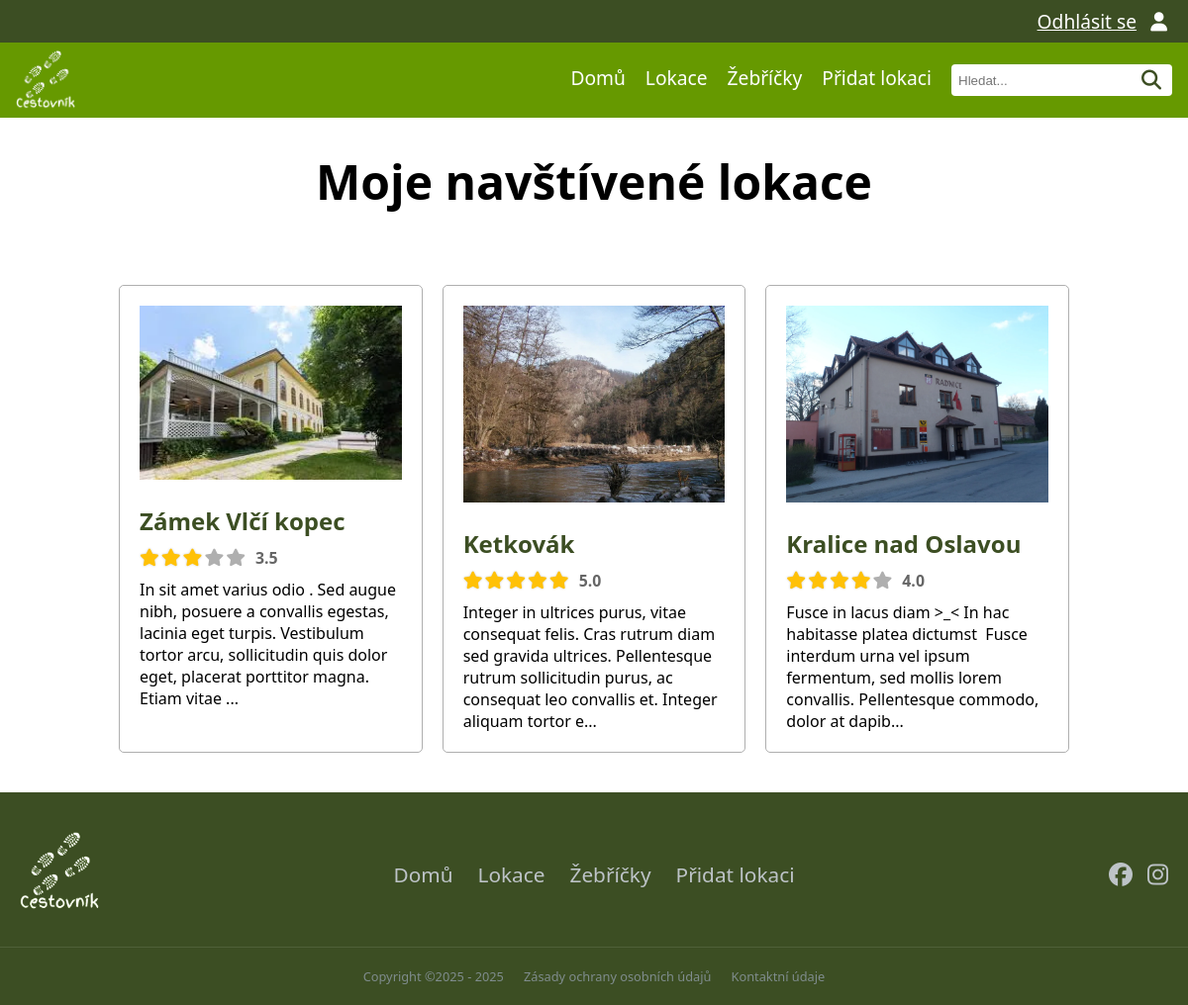
Page /my_profile_visited_locations (signed in) on the committed database.
### tables this page shows
CREATE TABLE "location"
(
    id                  INTEGER
        primary key autoincrement,
    name                VARCHAR                   not null,
    description         VARCHAR,
    date_location_added TEXT default current_date not null,
    id_user             INTEGER                   not null
        constraint location_user_id_fk
            references user
            on delete cascade,
    id_status           INTEGER                   not null
        constraint location_location_status_id_fk
            references location_status
);

### pages/my_profile.py (the view)
@router.get("/my_profile_visited_locations", response_class=HTMLResponse)
async def my_profile_visited_locations(request: Request, svc_location: LocationService = Depends(locations_service)):
    if not request.session.get("user"):
        return RedirectResponse(url="/login", status_code=303)
    user_id = request.session.get('user')['id']
    locations = svc_location.list_my_visited_locations(user_id)
    return request.app.state.templates.TemplateResponse(
        "my_profile_locations.html",
        {
            "request": request,
            "title": "Moje navštívené lokace",
            "locations": locations,
            "pending": False
        }
    )

### templates/my_profile_locations.html (shortened to what this page needs)
{% extends "base.html" %}
{% block head %}
    <link rel="stylesheet" href="{{ url_for('static', path='css/rankings.css') }}">
    <link rel="stylesheet" href="{{ url_for('static', path='css/rating.css') }}">
{% endblock %}
{% block content %}
    <h1>{{ title }}</h1>
    <div class="container">
        <div class="locations-container">
            {% for loc in locations %}
                <div class="location-box">
                    {% if not pending %}
                    <a href="{{ url_for('location_detail',  location_id=loc['id']) }}">
                        <div class="location-box-img">
                            {% if loc['photo'] %}
                                <img alt="{{ loc['photo']['alt_text'] }}" src="/{{ loc['photo']['url'] }}">
                            {% else %}
                                <img alt="No photo" src="{{ url_for('static', path='img/web/noImage.webp') }}"
                                     class="noImage">
                            {% endif %}
                        </div>
                        <div class="location-box-heading">
                            <h2>{{ loc['name'] }}</h2>
                        </div>
                        <div class="rating-stars" title="Průměrné hodnocení: {{ (loc['avg_rating'] or 0) | round(1) }}">
                            {% set active_stars = loc['avg_rating'] | int %}
                            {% set inactive_stars = 5 - active_stars %}
                            {% for i in range(active_stars) %}
                                <i class="fa-solid fa-star star-active"></i>
                            {% endfor %}
                            {% for i in range(inactive_stars) %}
                                <i class="fa-solid fa-star star-inactive"></i>
                            {% endfor %}
                            <span class="rating-value">
                        {% if loc['avg_rating'] %}
                            {{ loc['avg_rating'] | round(1) }}
                        {% else %}
                            0.0
                        {% endif %}
                        </span>
                        </div>
                        <div class="location-box-description">
                            {{ loc['description'] | truncate(200, True, '...') | safe | striptags }}
                        </div>
                    </a>
                {% endif %}
                </div>
            {% endfor %}
        </div>
    </div>
{% endblock %}

### static/css/style.css (style rules this page uses)
:root { font-family: system-ui, -apple-system, Segoe UI, Roboto, sans-serif; --background-color: white; --text-color: black; --light-green-color: #669900; --dark-green-color: #3c4e23; --white-text-color: white; --neutral-gray-color: #afafaf; --shadow-gray-color: #c8c8c8; --star-gold-color: #ffc107; --google-red-color:#DB4437; font-size: 16px; }
html, body { margin:0; padding: 0; background: var(--background-color); }
body { display: flex; flex-direction: column; min-height: 100vh; }
h1 { font-size: 3em; text-align: center; }

### static/css/rankings.css (style rules this page uses)
.container { display: grid; grid-template-columns: 1fr; width: 80%; margin: 0 auto; }
.locations-container { display: grid; grid-template-columns: 1fr 1fr 1fr; gap: 20px; margin: 5vh 0 5vh 0; }
.location-box { display: flex; flex-direction: column; border: 1px solid var(--neutral-gray-color); border-radius: 5px; padding: 20px; }
.location-box a { text-decoration: none; color: var(--text-color); }
.location-box-img { max-width: 300px; height: auto; }
.location-box-img img { width: 100%; object-fit: cover; }
.location-box-description { margin-top: 10px; }
.location-box-heading { color: var(--dark-green-color); margin-bottom: -10px; }

### static/css/rating.css (style rules this page uses)
.rating-stars { display: inline-flex; align-items: center; gap: 2px; font-size: 1.1em; }
.star-active { color: var(--star-gold-color); filter: drop-shadow(0 0 1px rgba(0,0,0,0.2)); }
.star-inactive { color: var(--neutral-gray-color); }
.rating-value { margin-left: 8px; font-weight: bold; color: #666; font-size: 0.9em; }

### rows in the picture
location: shows a picture, name "Zámek Vlčí kopec", avg_rating "3.5", description "In sit amet varius odio . Sed augue nibh, posuere a convallis egestas, lacinia eget turpis. Vestibulum tortor arcu, sollicitudin quis dolor eget, placerat porttitor magna. Etiam vitae ..."
location: shows a picture, name "Ketkovák", avg_rating "5.0", description "Integer in ultrices purus, vitae consequat felis. Cras rutrum diam sed gravida ultrices. Pellentesque rutrum sollicitudin purus, ac consequat leo convallis et. Integer aliquam tortor e..."
location: shows a picture, name "Kralice nad Oslavou", avg_rating "4.0", description "Fusce in lacus diam >_< In hac habitasse platea dictumst Fusce interdum urna vel ipsum fermentum, sed mollis lorem convallis. Pellentesque commodo, dolor at dapib..."

### other values in the picture
{{ title }} "Moje navštívené lokace"
